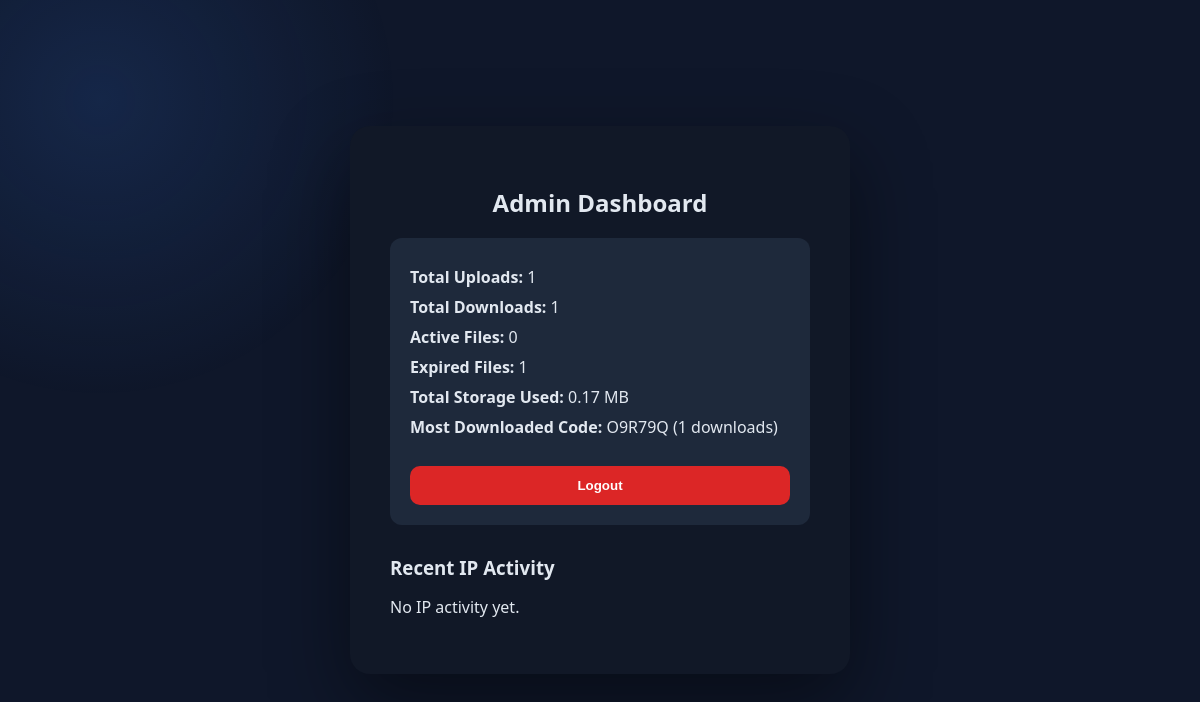
Before: /admin (signed in) with the older database file.
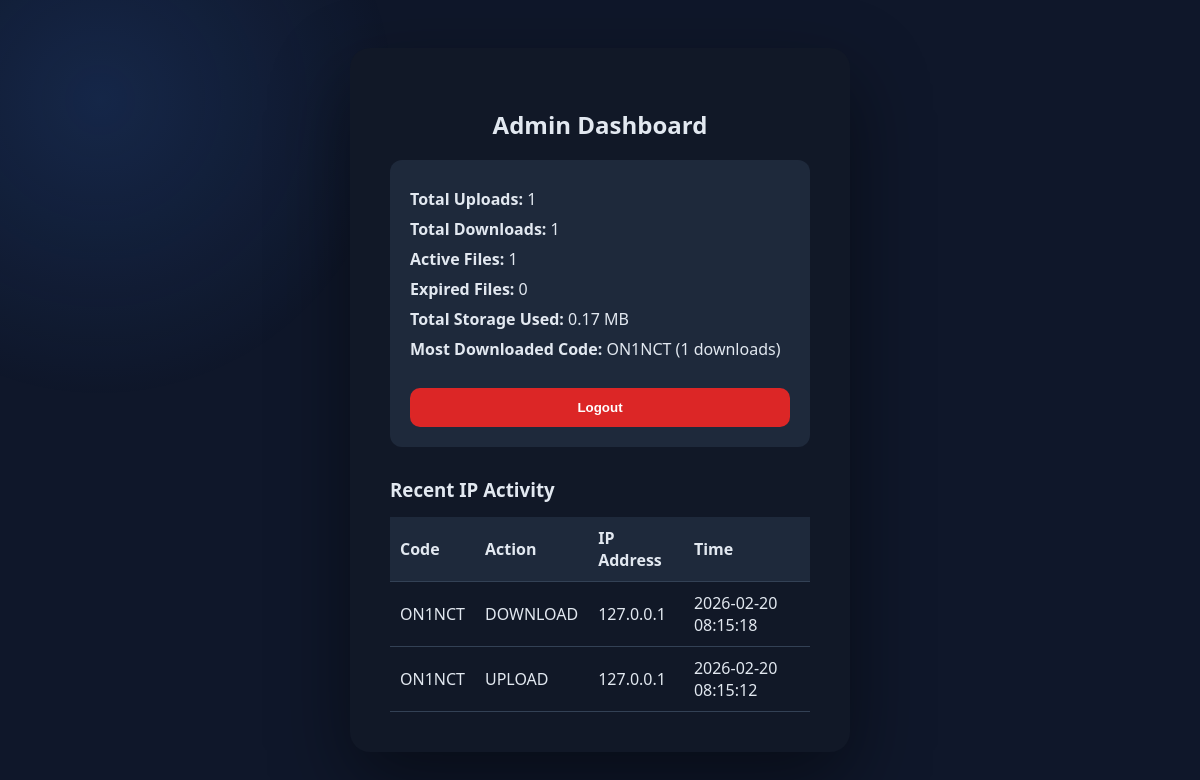
After: the same page with the newer database file.
### tables this page shows
CREATE TABLE files (
                id INTEGER PRIMARY KEY AUTOINCREMENT,
                code TEXT UNIQUE NOT NULL,
                filename TEXT NOT NULL,
                original_name TEXT NOT NULL,
                upload_time INTEGER NOT NULL,
                expires_at INTEGER NOT NULL,
                downloads INTEGER DEFAULT 0,
                created_date TEXT,
                uploader_ip TEXT,
                downloader_ip TEXT,
                file_size INTEGER DEFAULT 0
            );

CREATE TABLE ip_logs (
                id INTEGER PRIMARY KEY AUTOINCREMENT,
                code TEXT,
                action TEXT,
                ip_address TEXT,
                action_time INTEGER
            );

### app.py (the view)
@app.route("/admin")
def admin_dashboard():
    if not session.get("admin_logged_in"):
        return redirect(url_for("admin_login"))
    conn = get_connection()
    cursor = conn.cursor()
    current_time = int(time.time())
    ph = placeholder()
    cursor.execute("SELECT COUNT(*) FROM files")
    total_files = cursor.fetchone()[0]
    cursor.execute("SELECT COALESCE(SUM(downloads), 0) FROM files")
    total_downloads = cursor.fetchone()[0]
    cursor.execute(
        f"SELECT COUNT(*) FROM files WHERE expires_at > {ph}",
        (current_time,)
    )
    active_files = cursor.fetchone()[0]
    cursor.execute(
        f"SELECT COUNT(*) FROM files WHERE expires_at < {ph}",
        (current_time,)
    )
    expired_files = cursor.fetchone()[0]
    cursor.execute("""
        SELECT code, downloads
        FROM files
        ORDER BY downloads DESC
        LIMIT 1
    """)
    most_downloaded = cursor.fetchone()
    cursor.execute("SELECT COALESCE(SUM(file_size), 0) FROM files")
    total_storage = cursor.fetchone()[0]
    total_storage_mb = round(total_storage / (1024 * 1024), 2)
    cursor.execute("""
        SELECT code, action, ip_address, action_time
        FROM ip_logs
        ORDER BY action_time DESC
        LIMIT 10
    """)
    ip_logs = cursor.fetchall()
    conn.close()
    return render_template(
        "admin_dashboard.html",
        total_files=total_files,
        total_downloads=total_downloads,
        active_files=active_files,
        expired_files=expired_files,
        most_downloaded=most_downloaded,
        total_storage=total_storage_mb,
        ip_logs=ip_logs
    )

### app.py (called while the page is built)
@app.template_filter("datetime")
def format_datetime(value):
    return datetime.fromtimestamp(value).strftime("%Y-%m-%d %H:%M:%S")

def is_postgres():
    return bool(DATABASE_URL)

def placeholder():
    return "%s" if is_postgres() else "?"

### database.py (called while the page is built)
def get_connection():
    if DATABASE_URL:
        return psycopg2.connect(DATABASE_URL)
    conn = sqlite3.connect(DATABASE_PATH)
    conn.row_factory = sqlite3.Row
    return conn

### templates/admin_dashboard.html (shortened to what this page needs)
<!DOCTYPE html>
<html>
<head>
    <link rel="stylesheet" href="{{ url_for('static', filename='css/style.css') }}">
</head>
<body>
<div class="container">
    <h2 style="text-align:center;">Admin Dashboard</h2>
    <div class="stats-box">
        <p><strong>Total Uploads:</strong> {{ total_files }}</p>
        <p><strong>Total Downloads:</strong> {{ total_downloads }}</p>
        <p><strong>Active Files:</strong> {{ active_files }}</p>
        <p><strong>Expired Files:</strong> {{ expired_files }}</p>
        <p><strong>Total Storage Used:</strong> {{ total_storage }} MB</p>
        {% if most_downloaded %}
            <p>
                <strong>Most Downloaded Code:</strong>
                {{ most_downloaded[0] }}
                ({{ most_downloaded[1] }} downloads)
            </p>
        {% else %}
            <p><strong>Most Downloaded Code:</strong> None</p>
        {% endif %}
        <a href="{{ url_for('admin_logout') }}">
            <button class="logout-btn">Logout</button>
        </a>
    </div>
    <h3 class="section-title">Recent IP Activity</h3>
    {% if ip_logs and ip_logs|length > 0 %}
        <table class="admin-table">
            <tr>
                <th>Code</th>
                <th>Action</th>
                <th>IP Address</th>
                <th>Time</th>
            </tr>
            {% for log in ip_logs %}
            <tr>
                <td>{{ log[0] }}</td>
                <td>{{ log[1] }}</td>
                <td>{{ log[2] }}</td>
                <td>
                    {{ log[3] | int | datetime }}
                </td>
            </tr>
            {% endfor %}
        </table>
    {% else %}
        <p>No IP activity yet.</p>
    {% endif %}
</div>
</body>
</html>

### static/css/style.css (style rules this page uses)
:root { --bg-main: #0f172a; --bg-card: #111827; --bg-surface: #1e293b; --bg-input: #0f172a; --text-main: #e2e8f0; --text-muted: #94a3b8; --primary: #3b82f6; --primary-hover: #2563eb; --danger: #dc2626; --success: #16a34a; --border: #334155; }
* { box-sizing: border-box; }
body { margin: 0; font-family: 'Segoe UI', system-ui, -apple-system, sans-serif; background: var(--bg-main); color: var(--text-main); display: flex; justify-content: center; align-items: center; min-height: 100vh; transition: 0.3s ease; }
body::before { content: ""; position: fixed; top: -200px; left: -200px; width: 600px; height: 600px; background: radial-gradient(circle, rgba(59,130,246,0.15), transparent 70%); z-index: -1; }
.container { width: 100%; max-width: 500px; background: var(--bg-card); padding: 40px; border-radius: 20px; box-shadow: 0 30px 80px rgba(0,0,0,0.45); position: relative; }
button { width: 100%; padding: 12px; border-radius: 10px; border: none; background: var(--primary); color: white; font-weight: 600; cursor: pointer; transition: 0.2s ease; }

### templates/admin_dashboard.html (style rules this page uses)
.stats-box { background: var(--bg-surface); padding: 20px; border-radius: 12px; margin-bottom: 20px; }
.stats-box p { margin: 8px 0; }
.admin-table { width: 100%; border-collapse: collapse; margin-top: 15px; }
.admin-table th, .admin-table td { padding: 10px; text-align: left; border-bottom: 1px solid var(--border); }
.admin-table th { background: var(--bg-surface); }
.logout-btn { background: var(--danger); margin-top: 20px; }
.section-title { margin-top: 30px; margin-bottom: 10px; }

Changed rows visible on the page:
removed files: code "O9R79Q", downloads "1"
added files: code "ON1NCT", downloads "1"
added ip_logs: code "ON1NCT", action "DOWNLOAD", ip_address "127.0.0.1", action_time "2026-02-20 08:15:18"
added ip_logs: code "ON1NCT", action "UPLOAD", ip_address "127.0.0.1", action_time "2026-02-20 08:15:12"
Other visible differences:
{{ active_files }}: "0" → "1"
{{ expired_files }}: "1" → "0"
text no longer shown: "No IP activity yet."
text now shown: "Code Action IP Address Time"
